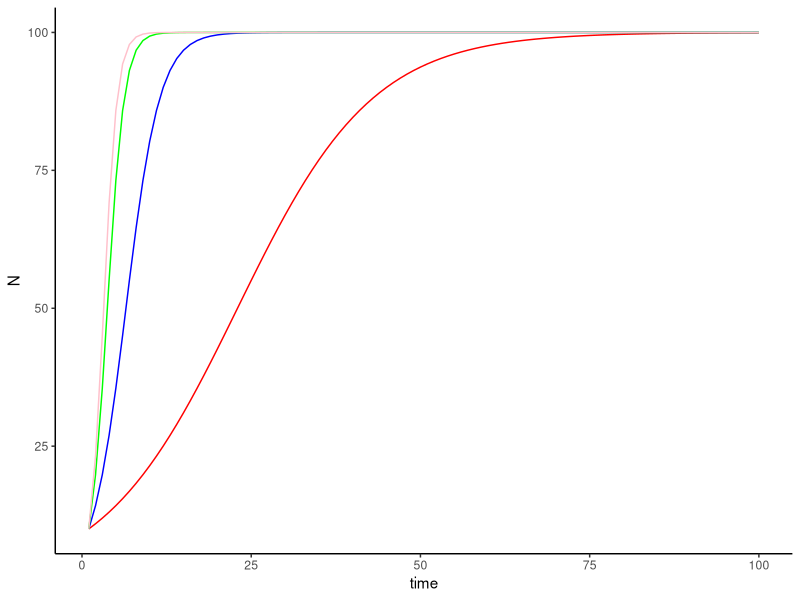

Generate this figure with R:
# load packages 
library(deSolve)
library(ggplot2)

#Define custom model function
ddSim<-function(t,y,p){
  
# "unpack" vectors containing state variables (y) and parameters (p)
  N=y
  r=p[1]
  K=p[2]
  
#calculate change in state variables with time, given parameter values
#and current value of state variables
  dNdt=r*(1-N/K)*N
  
  
#return list containing change in state variables with time
  return(list(dNdt))
}


#Define parameters, initial values for state variables, and time steps
params=c(-0.1,100)
N0=10
times=1:100


#Simulate the model using ode()
modelSim=ode(y=N0,times=times,func=ddSim,parms=params)


#convert to a dataframe for plotting purposes
modelOutput1=data.frame(time=modelSim[,1],N=modelSim[,2])

#Repeat the same with different values of r

ddSim<-function(t,y,p){
  N=y
  r=p[1]
  K=p[2]
  
  dNdt=r*(1-N/K)*N
  
  return(list(dNdt))
}

params=c(0.1,100)
N0=10
times=1:100

modelSim=ode(y=N0,times=times,func=ddSim,parms=params)
modelOutput2=data.frame(time=modelSim[,1],N=modelSim[,2])


ddSim<-function(t,y,p){
  
  N=y
  r=p[1]
  K=p[2]
  
  dNdt=r*(1-N/K)*N
  
  return(list(dNdt))
}

params=c(0.4,100)
N0=10
times=1:100

modelSim=ode(y=N0,times=times,func=ddSim,parms=params)
modelOutput3=data.frame(time=modelSim[,1],N=modelSim[,2])


ddSim<-function(t,y,p){
  
  N=y
  r=p[1]
  K=p[2]
  
  dNdt=r*(1-N/K)*N
  
  return(list(dNdt))
}

params=c(0.8,100)
N0=10
times=1:100

modelSim=ode(y=N0,times=times,func=ddSim,parms=params)
modelOutput4=data.frame(time=modelSim[,1],N=modelSim[,2])


ddSim<-function(t,y,p){
  
  N=y
  r=p[1]
  K=p[2]
  
  dNdt=r*(1-N/K)*N
  
  return(list(dNdt))
}

params=c(1,100)
N0=10
times=1:100

modelSim=ode(y=N0,times=times,func=ddSim,parms=params)
modelOutput5=data.frame(time=modelSim[,1],N=modelSim[,2])

##Plot the population size as a function of time with 5 populations
ggplot(data=modelOutput1,aes(x=time, y=N), colour="black")+
  geom_line(data=modelOutput2, aes(x=time, y=N), color="red")+
  geom_line(data=modelOutput3,aes(x=time, y=N), color= "blue")+
  geom_line(data=modelOutput4,aes(x=time, y=N), color="green")+
  geom_line(data=modelOutput5,aes(x=time, y=N), color="pink")+
  theme_classic()
